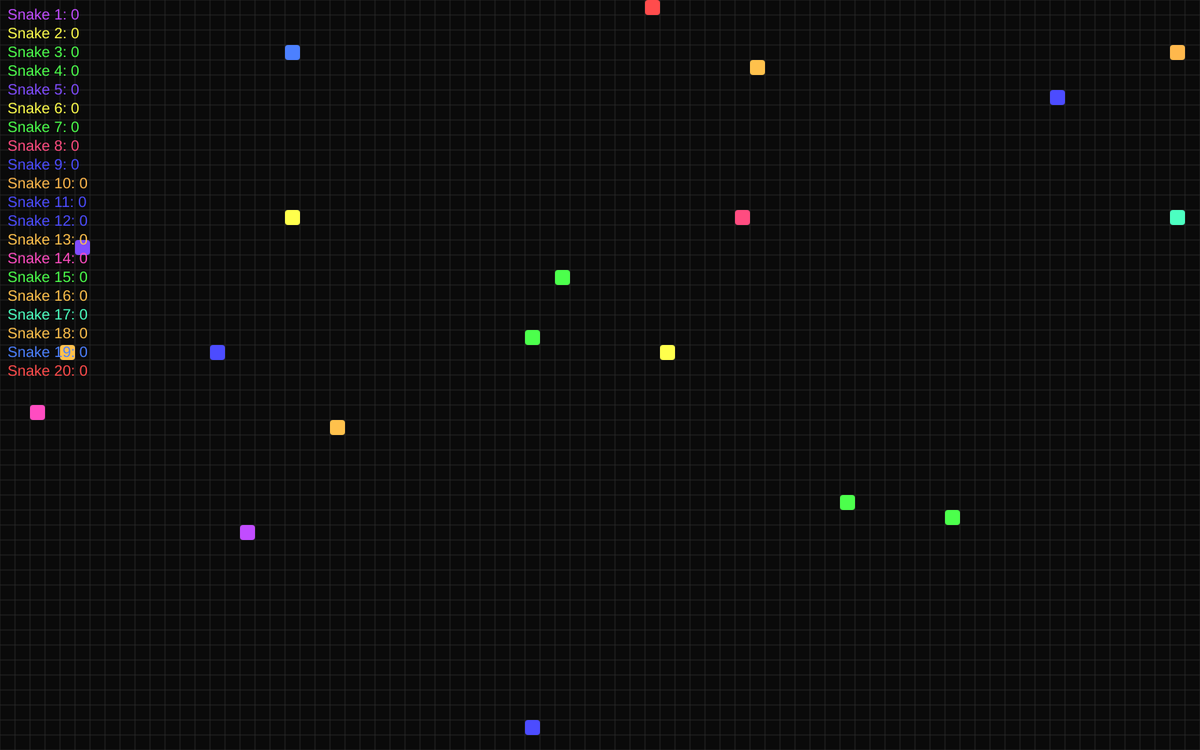
Frame 1 (no input)
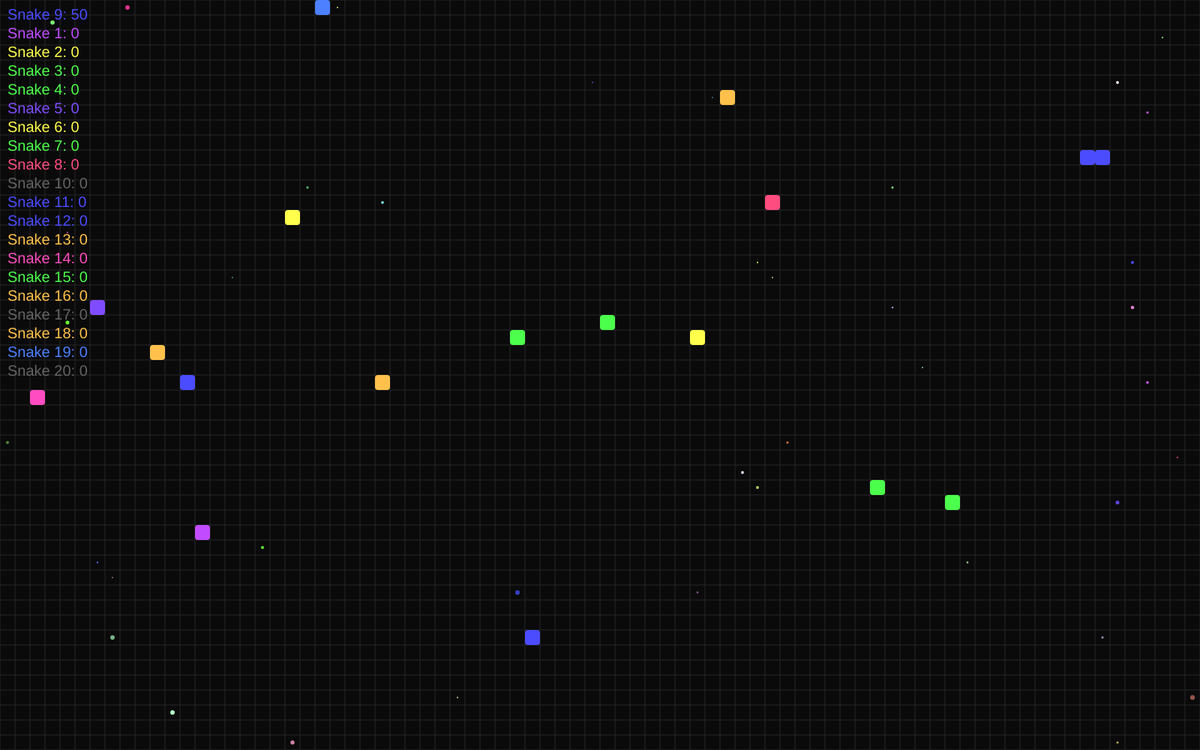
Frame 60 (no input)
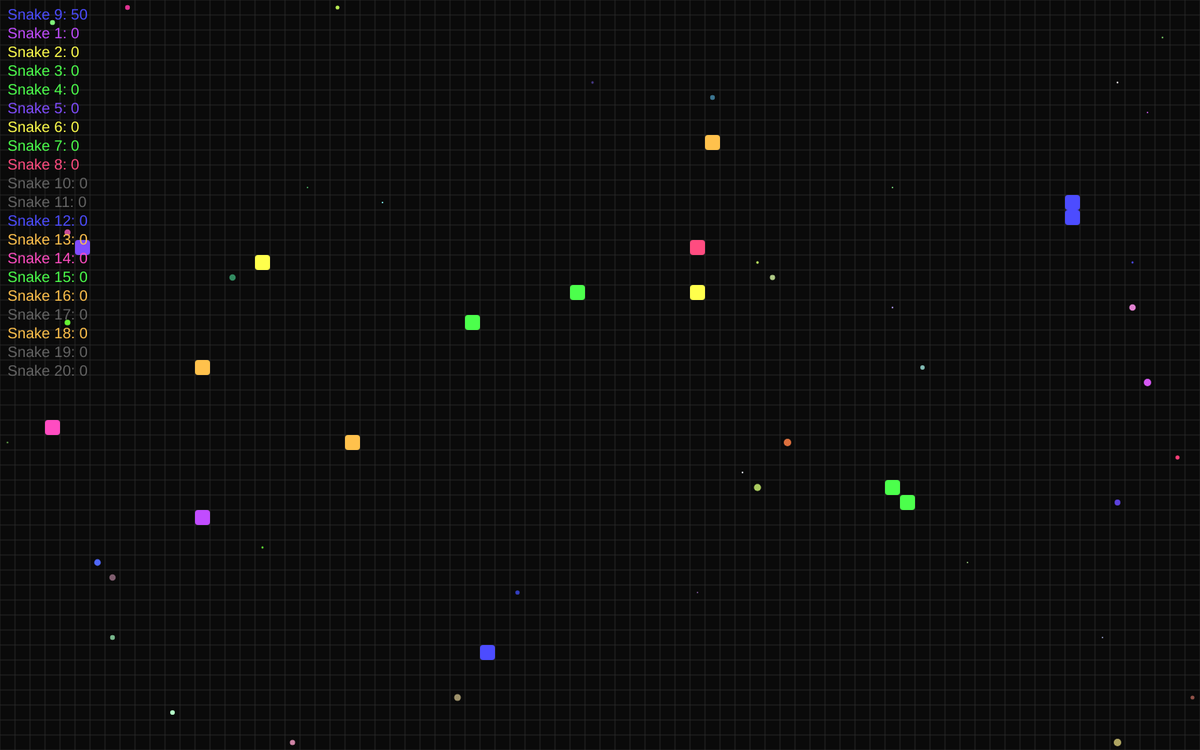
Frame 120 (the mouse pressed at the canvas centre since frame 60)

The p5.js sketch that drew these frames (run headless with seeded random() and noise() and a simulated clock; from frame 60 on, the mouse is pressed at the canvas centre):

// p5.js sketch
// ── sketch.js

//Establishes variables

let food = []; //array to hold all Food objects
let snakes = [];
let cellSize = 20;
let maxFood = 60;
let cols, rows;
const numberOfSnakes = 20;
let gameState = "PLAY"; // PLAY or WINNER
let winner = null; //winner doesnt exist yet
const minFood = 40;

function setup() {
  createCanvas(1600, 1000);
  background(10);

  // Calculate how many columns and rows fit the canvas based on cellSize
  cols = Math.floor(width / cellSize);
  rows = Math.floor(height / cellSize);

  maxCols = cols;
  maxRows = rows;

  snakes = createSnakes(numberOfSnakes); //spawns snakes
}

function draw() {
  background(10);
  stroke(40);
  strokeWeight(1);
  drawGrid();
  drawFood();

  for (let s of snakes) { // update snake pos
    s.think();
    s.update();
    s.draw();
  }

  checkGamestate(); //change the gamestate to winner when only one snake left
  addFood();
  drawLeaderboard();
}

function drawGrid() // Draws the grid lines using the defined cellSize
 { 
  for (let x = 0; x <= width; x += cellSize) {
    line(x, 0, x, height);
  }
  for (let y = 0; y <= height; y += cellSize) {
    line(0, y, width, y);
  }
}

class Food { //food class 
  constructor(col, row) {
    this.col = col;
    this.row = row;
    this.x = this.col * cellSize + cellSize / 2;
    this.y = this.row * cellSize + cellSize / 2;
    this.baseSize = 6;
    this.pulseSpeed = random(0.05, 0.1);
    this.color = color(random(50, 255), random(50, 255), random(50, 255));
  }

  draw() {
    let pulse = sin(frameCount * this.pulseSpeed);
    let size = this.baseSize + pulse * 4;
    fill(this.color);
    noStroke();
    ellipse(this.x, this.y, size, size);
  }
}

function drawFood() { // draws the Food as a pulsing circle with random color
  for (let f of food) {
    f.draw();
  }
}

function addFood() //adds foor to random spot on grid and ckecks if a snake is in the spot
{
  while (food.length < minFood) {
    let col = floor(random(cols));
    let row = floor(random(rows));
    let collision = false;
    for (let s of snakes) {
      for (let seg of s.segments) {
        if (seg.col === col && seg.row === row) {
          collision = true;
          break;
        }
      }
      if (collision) break;
    }
    if (!collision) {
      food.push(new Food(col, row));
    }
  }
}

function createSnakes(num) {
  let snakeArray = [];
  for (let i = 0; i < num; i++) {
    // Random starting position
    let row = floor(random(rows));
    let col = floor(random(cols));
    // Assign a name to the snake
    let name = `Snake ${i + 1}`;
    
    let snake = new SimpleSnake(row, col, name); //adds a simple snake to the arraw with the parameters
    snake.updateInterval = random(80, 200);
    snakeArray.push(snake);
  }
  return snakeArray;
}

function drawLeaderboard() {
  fill(255);
  textSize(20);
  textAlign(LEFT, TOP);
  // Sort snakes by score
  let sortedSnakes = [...snakes].sort((a, b) => b.score - a.score);
  for (let i = 0; i < sortedSnakes.length; i++) {
    let s = sortedSnakes[i];
    fill(s.alive ? s.color : color(100)); // Gray if dead
    text(`${s.name}: ${s.score}`, 10, 10 + i * 25);
  }
}

function checkGamestate() //checks the gamestate and draws the winner screen
{
  if (gameState === "PLAY") {
    let aliveSnakes = snakes.filter(s => s.alive);
    if (aliveSnakes.length === 1) {
      gameState = "WINNER";
      winner = aliveSnakes[0]; //last snake left in the starting snake array
    }
  }

  if (gameState === "WINNER") {
    fill(0, 150); // dim overlay
    rect(0, 0, width, height);
    fill(winner.color);
    textSize(50);
    textAlign(CENTER, CENTER);
    text(`Winner: ${winner.name}\nScore: ${winner.score}`, width / 2, height / 2); //displays winning snake
  }
}

function mousePressed() { //reset game on click
  if (gameState === "WINNER") {
    food = [];
    for (let i = 0; i < maxFood; i++) {
      let col = floor(random(cols));
      let row = floor(random(rows));
      food.push(new Food(col, row));
    }
    // Reset snakes
    snakes = createSnakes(numberOfSnakes);
    // Reset game state
    gameState = "PLAY";
    //makes it so theres no winner
    winner = null;
  }
}







// ── Snake.js
class Snake { //snake class from class
    constructor(row, col, name = "Snake") {
        this.name = name;
        this.alive = true;
        this.direction = { dx: 1, dy: 0 }; // move right
        this.nextDirection = null;          // queued turn
        this.segments = [{ row, col }];
        this.score = 0;                    
        const palette = 
        [   '#FF4C4C',
            '#4CFF4C',
            '#4C4CFF', 
            '#FFFF4C', 
            '#FF4CFF', 
            '#4CFFFF', 
            '#FF804C', 
            '#80FF4C', 
            '#4CFF80', 
            '#804CFF', 
            '#FF4C80', 
            '#4C80FF', 
            '#FFC14C', 
            '#4CFFC1', 
            '#C14CFF', 
            '#FF4CC1', 
            '#4CC1FF', 
            '#80C14C', 
            '#C1FF4C', 
            '#FFB84C'  
        ];
        this.color = color(random(palette));
        this.lastUpdate = millis(); 
        this.updateInterval = random(80, 200);
    }

    think() {

    }

    update() {
        if (!this.alive) return;
        //time based movement
        if (millis() - this.lastUpdate < this.updateInterval) return;
        this.lastUpdate = millis();

        if (this.nextDirection) {
            this.direction = this.nextDirection;
            this.nextDirection = null;
        }

        const head = this.segments[0];
        const newHead = {
            row: head.row + this.direction.dy,
            col: head.col + this.direction.dx
        };

        // Edge collision or snake collision
        if (this.edgeDetect(newHead) || this.checkCollision(newHead)) {
            this.die();
            return;
        }

        // Food collision
        const foodIndex = food.findIndex(f => f.row === newHead.row && f.col === newHead.col);
        let justAte = false;
        if (foodIndex !== -1) {
            this.score += 50;
            food.splice(foodIndex, 1);
            justAte = true;
        }

        this.segments.unshift(newHead);
        if (!justAte) this.segments.pop();
    }

    draw() {
        if (!this.alive) return;
        noStroke();
        fill(this.color);

        for (let seg of this.segments) {
            rect(seg.col * cellSize, seg.row * cellSize, cellSize, cellSize, 4);
        }
    }

    setDirection(dir) {
        if ((dir.dx === -this.direction.dx && dir.dy === -this.direction.dy) ||
            (dir.dx !== 0 && dir.dy !== 0)) return; // block reverse 
        this.nextDirection = dir;
    }

    die() {
        this.alive = false;
    }

    edgeDetect(pos) { 
        return pos.col < 0 || pos.row < 0 || pos.col >= maxCols || pos.row >= maxRows;
    }

    checkCollision(pos) {
        // Check self collision
        for (let seg of this.segments) {
            if (seg.row === pos.row && seg.col === pos.col) return true;
        }

        // Check collisions with other snakes
        for (let other of snakes) {
            if (other === this) continue; // skip self
            for (let seg of other.segments) {
                if (seg.row === pos.row && seg.col === pos.col) return true;
            }
        }
        return false;
    }
}

// ---- Simple AI Snake ----
class SimpleSnake extends Snake {
    constructor(row, col, name) {
        super(row, col, name);
    }

    think() {
        const directions = [
            { dx: 1, dy: 0 }, { dx: -1, dy: 0 }, { dx: 0, dy: 1 }, { dx: 0, dy: -1 }
        ];
        this.setDirection(random(directions));
    }
}




// ── style.css
/* Scales the fixed 1600x1000 p5 canvas to fit whatever box it is embedded in,
   without changing the sketch's internal resolution. */

html, body {
  margin: 0;
  padding: 0;
  background: #0a0a0a;
  overflow: hidden;
  height: 100%;
}

canvas {
  display: block;
  width: 100% !important;
  height: auto !important;
  max-height: 100vh;
  aspect-ratio: 16 / 10;
}
